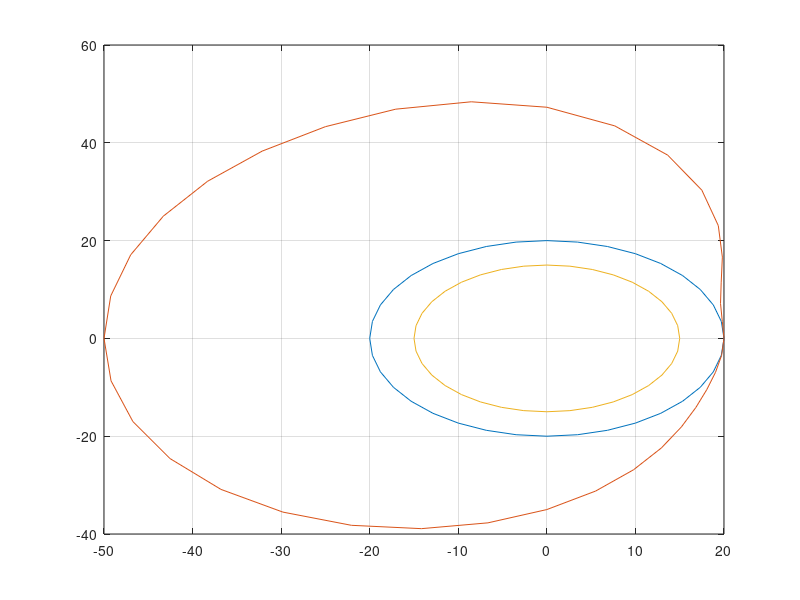

The MATLAB script that drew this image:
clc
clear all
close all

grados=180/pi;
rad=pi/180;
 
wrpm=200;
rb=20;
r_eje=15;
w=(wrpm/60)*2*pi;

theta=0:10:360;
y=[0,.113,.865,2.725,5.865,10.113,15,19.887,24.135,27.275,29.135,29.887,30,30,30,30,30,30,30,29.966,29.736,29.135,28.035,26.369,24.135,21.402,18.3,15,11.7,8.598,5.865,3.631,1.965,.865,.264,.034,0]; 

plot(theta,y)

theta=(0:10:360)*rad;

xp=0:36;
yp=0:36;

for n=1:37
xp(n)=rb*cos(theta(n));
yp(n)=rb*sin(theta(n));
end

plot(xp,yp)
hold on
grid on

r=y+rb;
xp=0:36;
yp=0:36;

for n=1:37
xp(n)=r(n)*cos(theta(n));
yp(n)=r(n)*sin(theta(n));
end

plot(xp,yp)

for n=1:37
xp(n)=r_eje*cos(theta(n));
yp(n)=r_eje*sin(theta(n));
end

plot(xp,yp)
